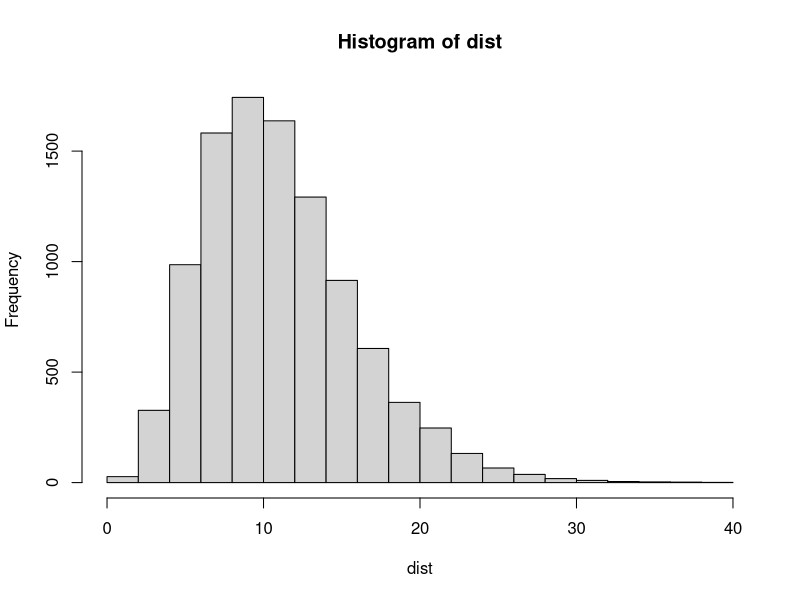
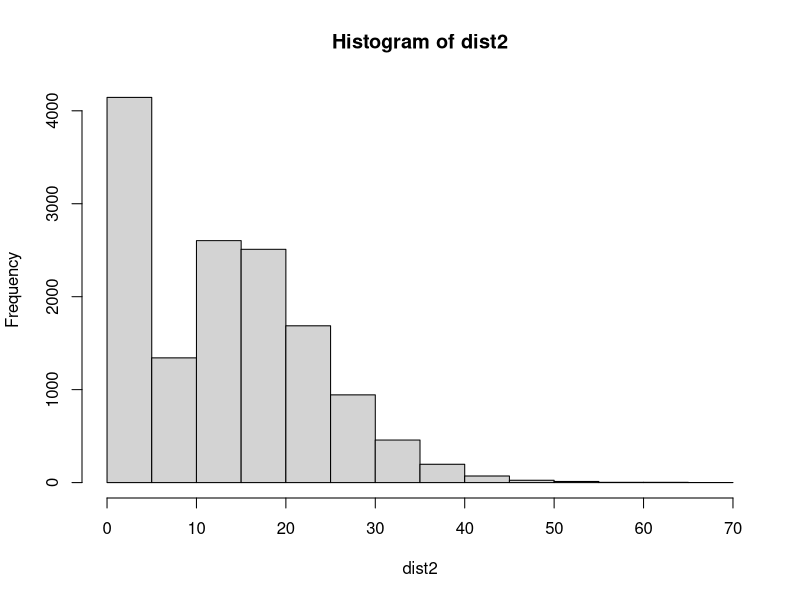
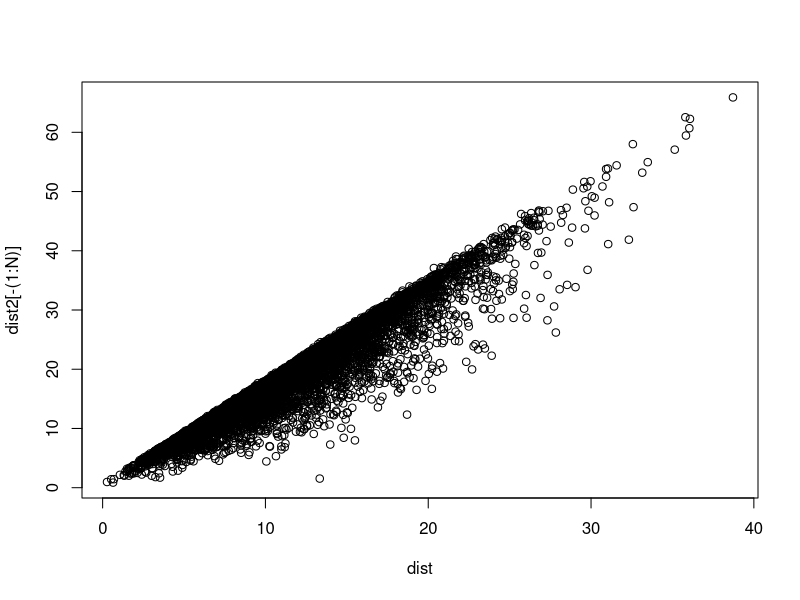

Here is the R script that generated these plots, in order:
X <- matrix(rnorm(10e3 * 10), ncol = 10)
dist <- robust::covRob(X, estim = "pairwiseGK")$dist
hist(dist)
median(dist)

N <- 4e3
X2 <- rbind(X[rep(1, N), ], X)
dist2 <- robust::covRob(X2, estim = "pairwiseGK")$dist
hist(dist2)
median(dist2)
plot(dist, dist2[-(1:N)])
dist2[1:5]
dist[1]
